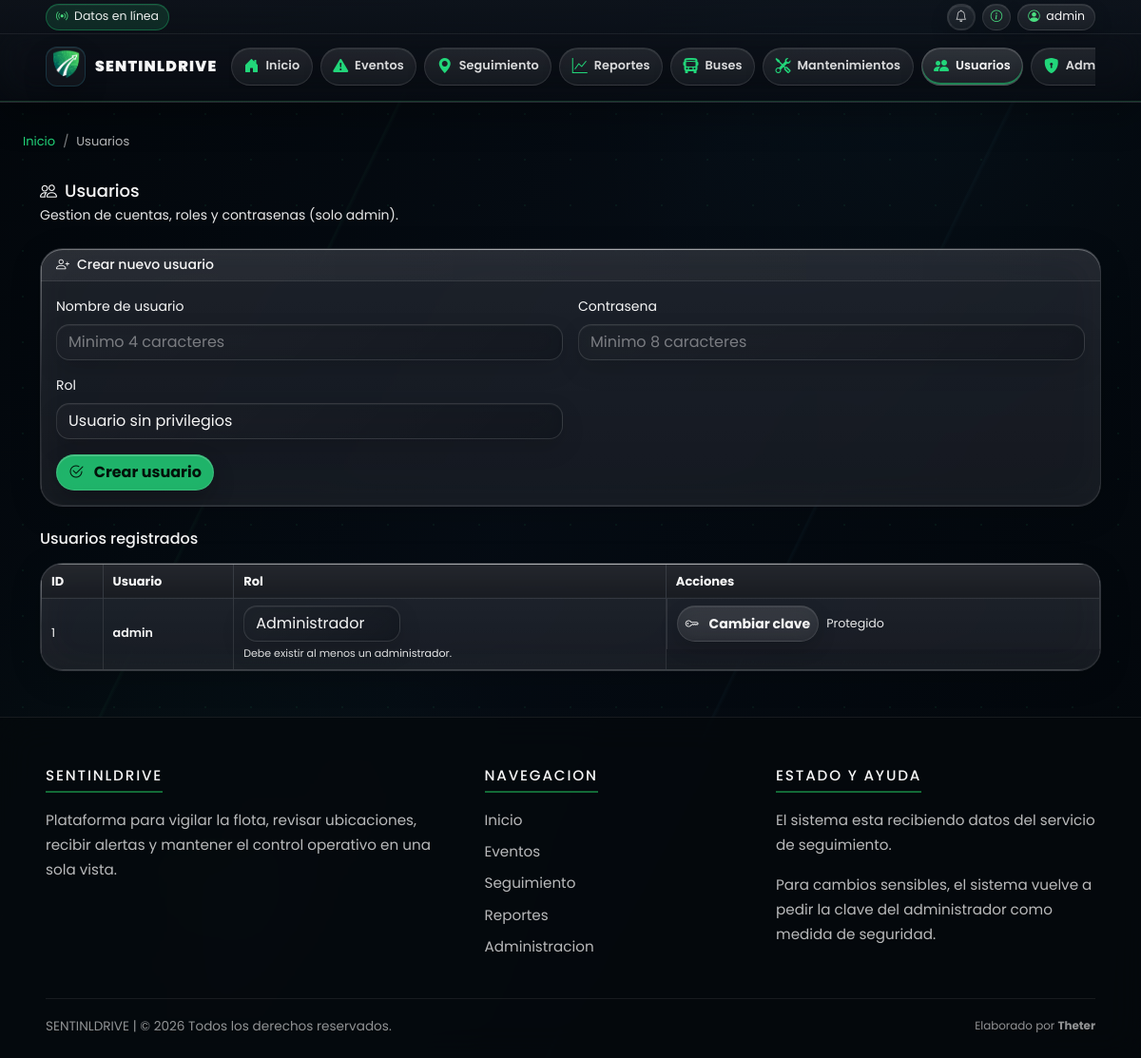
Screenshot of /users (signed in) with the database file from the repository.
### app/models/user.py (models this page shows, shortened)
class User(db.Model):
    __tablename__ = 'user'
    id = db.Column(db.Integer, primary_key=True)
    username = db.Column(db.String(50), unique=True, nullable=False)
    password_hash = db.Column(db.String(128), nullable=False)
    role = db.Column(db.String(20), default="user")

### app/routes/users.py (the view, shortened to what this page needs)
@users_bp.route("/users", methods=["GET", "POST"])
@require_admin
def users():
    return _users_page()

### app/models/system_setting.py (called while the page is built)
    @classmethod
    def get_value(cls, key: str, default=None):
        row = db.session.get(cls, key)
        if row is None or row.value in (None, ""):
            return default
        return row.value

### app/routes/users.py (called while the page is built)
def _admin_count() -> int:
    return User.query.filter_by(role="admin").count()

def _users_page(error=None):
    return render_template(
        "users.html",
        users=User.query.order_by(User.username.asc()).all(),
        error=error,
        admin_user_count=_admin_count(),
        current_username=session.get("user"),
    )

### app/utils/time.py (called while the page is built)
def ecuador_now() -> datetime:
    return datetime.now(ECUADOR_TZ)

### app/templates/users.html (shortened to what this page needs)
{% extends "base.html" %}
{% block content %}
<nav aria-label="breadcrumb" class="breadcrumb-nav">
    <ol class="breadcrumb">
        <li class="breadcrumb-item"><a href="{{ url_for('dashboard.dashboard') }}">Inicio</a></li>
        <li class="breadcrumb-item active" aria-current="page">Usuarios</li>
    </ol>
</nav>
<div class="container mt-4">
    <div class="d-flex align-items-center justify-content-between flex-wrap gap-2 mb-4">
        <div>
            <h2 class="mb-1"><i class="bi bi-people me-2"></i>Usuarios</h2>
            <div class="text-muted">Gestion de cuentas, roles y contrasenas (solo admin).</div>
        </div>
    </div>
    <div class="card mb-4">
        <div class="card-header">
            <h5 class="mb-0"><i class="bi bi-person-plus me-2"></i>Crear nuevo usuario</h5>
        </div>
        <div class="card-body">
            <form method="POST" action="{{ url_for('users.users') }}">
                <div class="row g-3">
                    <div class="col-md-6">
                        <label for="username" class="form-label">Nombre de usuario</label>
                        <input type="text" class="form-control" id="username" name="username" required minlength="4" placeholder="Minimo 4 caracteres">
                    </div>
                    <div class="col-md-6">
                        <label for="password" class="form-label">Contrasena</label>
                        <input type="password" class="form-control" id="password" name="password" required minlength="8" placeholder="Minimo 8 caracteres">
                    </div>
                    <div class="col-md-6">
                        <label for="role" class="form-label">Rol</label>
                        <select class="form-select" id="role" name="role" required>
                            <option value="user" selected>Usuario sin privilegios</option>
                        </select>
                    </div>
                    <div class="col-12">
                        <button type="submit" class="btn btn-primary">
                            <i class="bi bi-check2-circle me-1"></i> Crear usuario
                        </button>
                    </div>
                </div>
            </form>
        </div>
    </div>
    <h3 class="mb-3">Usuarios registrados</h3>
    <div class="card">
        <div class="card-body p-0">
            <div class="table-responsive">
                <table class="table table-bordered table-hover align-middle mb-0">
                    <thead>
                        <tr>
                            <th>ID</th>
                            <th>Usuario</th>
                            <th>Rol</th>
                            <th>Acciones</th>
                        </tr>
                    </thead>
                    <tbody>
                        {% for u in users %}
                        {% set protected_admin = u.role == 'admin' and admin_user_count <= 1 %}
                        <tr>
                            <td>{{ u.id }}</td>
                            <td class="fw-semibold">{{ u.username }}</td>
                            <td>
                                <form action="{{ url_for('users.change_user_role', u_id=u.id) }}" method="POST" class="d-inline">
                                    <select name="role" class="form-select d-inline-block w-auto" onchange="this.form.submit()" {% if protected_admin %}disabled{% endif %}>
                                        <option value="admin" {% if u.role == 'admin' %}selected{% endif %}>Administrador</option>
                                    </select>
                                </form>
                                {% if protected_admin %}
                                <div class="text-muted small mt-1">Debe existir al menos un administrador.</div>
                                {% endif %}
                            </td>
                            <td class="d-flex flex-wrap gap-2">
                                <button type="button" class="btn btn-outline-secondary btn-sm" data-bs-toggle="modal" data-bs-target="#pwdModal{{ u.id }}">
                                    <i class="bi bi-key me-1"></i> Cambiar clave
                                </button>
                                {% if not protected_admin %}
                                <form action="{{ url_for('users.delete_user', u_id=u.id) }}" method="POST" class="d-inline"
                                      onsubmit="return confirm('Eliminar usuario {{ u.username }}? Esta accion no se puede deshacer.');">
                                    <input type="hidden" name="csrf_token" value="{{ csrf_token() }}">
                                    <button type="submit" class="btn btn-danger btn-sm">
                                        <i class="bi bi-trash"></i> Eliminar
                                    </button>
                                </form>
                                {% else %}
                                <span class="text-muted align-self-center">Protegido</span>
                                {% endif %}
                            </td>
                        </tr>
                        {% endfor %}
                    </tbody>
                </table>
            </div>
        </div>
    </div>
</div>
{% endblock %}

### static/css/style.css (style rules this page uses)
:root { --background: #161a1e; --card-background: #1d2025; --text-primary: #ffffff; --text-secondary: rgba(255, 255, 255, 0.88); --border-color: rgba(255, 255, 255, 0.10); --accent-color: #22c55e; --success-color: #22c55e; --warning-color: #f59e0b; --danger-color: #ef4444; --chart-grid-color: rgba(255, 255, 255, 0.14); --chart-text-color: #ffffff; --bg: var(--background); --surface: var(--card-background); --text: var(--text-primary); --muted: var(--text-secondary); --accent: var(--accent-color); --border: var(--border-color); --border-2: rgba(255, 255, 255, 0.14); --border-accent: rgba(34, 197, 94, 0.55); --shadow: 0 14px 30px rgba(0, 0, 0, 0.38); --shadow-soft: 0 10px 22px rgba(0, 0, 0, 0.26); --radius: 14px; --radius-sm: 10px; --transition: 0.22s ease; --sidebar-width: 268px; --sidebar-collapsed-width: 78px; --header-height: 64px; --nav-height: 58px; --logo-size-navbar: 42px; --logo-size-compact: 36px; --font-size-body: 14px; --font-size-h1: 22px; --font-size-h2: 18px; --font-size-card: 13px; --font-size-table: 13px; --bs-body-bg: var(--bg); --bs-body-color: var(--text); --bs-body-color-rgb: 255, 255, 255; --bs-emphasis-color: var(--text); --bs-emphasis-color-rgb: 255, 255, 255; --bs-heading-color: var(--text); --bs-border-color: rgba(255, 255, 255, 0.10); --bs-card-bg: var(--surface); --bs-card-color: var(--text); --bs-card-cap-color: var(--text); --bs-card-cap-bg: var(--surface); --bs-secondary-color: rgba(255, 255, 255, 0.90); --bs-secondary-color-rgb: 255, 255, 255; --bs-tertiary-color: rgba(255, 255, 255, 0.86); --bs-tertiary-color-rgb: 255, 255, 255; --bs-link-color: var(--accent); --bs-link-hover-color: #4ade80; }
html { height: 100%; }
body { margin: 0; height: auto; min-height: 100vh; overflow-x: hidden; background-color: var(--bg); color: var(--text); font-family: "Poppins", ui-sans-serif, system-ui, -apple-system, "Segoe UI", Roboto, Arial, sans-serif; font-size: var(--font-size-body); display: flex; flex-direction: column; }
a { color: var(--accent); text-decoration: none; }
.text-muted { color: rgba(255, 255, 255, 0.90) !important; }
.card { background-color: var(--surface); border: 1px solid var(--border); border-radius: var(--radius); box-shadow: var(--shadow-soft); color: var(--text); }
.card-header { background-color: var(--surface); border-bottom: 1px solid var(--border); color: var(--text); }
.card-body { color: var(--text); }
.form-control, .form-select { background-color: var(--bg); color: var(--text); border: 1px solid var(--border-2); border-radius: var(--radius-sm); }
.form-control::placeholder { color: rgba(255, 255, 255, 0.45); }
.btn { border-radius: 12px; }
.btn-primary, .btn-success { background-color: var(--accent) !important; border-color: rgba(34, 197, 94, 0.65) !important; color: #04120a !important; font-weight: 800; }
.btn-outline-secondary { color: var(--text); border-color: var(--border-2); }
.table { --bs-table-bg: var(--surface); --bs-table-color: var(--text); --bs-table-border-color: rgba(255, 255, 255, 0.10); --bs-table-striped-bg: rgba(255, 255, 255, 0.03); --bs-table-hover-bg: rgba(34, 197, 94, 0.08); color: var(--text); font-size: var(--font-size-table); }
.table > :not(caption) > * > * { border-color: rgba(255, 255, 255, 0.10); }
.table thead th { background-color: #212529; color: #ffffff; border-bottom-color: rgba(255, 255, 255, 0.14); font-size: var(--font-size-table); }
.table-bordered { border-color: rgba(255, 255, 255, 0.10); }
h2, .h2 { font-size: var(--font-size-h2); }
h3, .h3 { font-size: 16px; }
h5, .h5 { font-size: 14px; }
.breadcrumb-nav { margin-bottom: 1rem; font-size: 13px; }
.breadcrumb-nav .breadcrumb { margin: 0; padding: 0.5rem 0; background: transparent; }
.breadcrumb-nav .breadcrumb-item a { color: var(--accent); }
.breadcrumb-nav .breadcrumb-item.active { color: rgba(255, 255, 255, 0.7); }
.breadcrumb-nav .breadcrumb-item + .breadcrumb-item::before { color: rgba(255, 255, 255, 0.5); }
.app-shell { display: flex; flex-direction: column; min-height: 100vh; }

### rows the page displays
User: id "1", username "admin", role "Administrador"

### other values shown
{{ session.get('user') or 'Invitado' }} "admin"
{{ current_year }} "2026"
